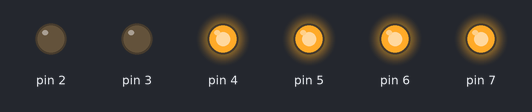
Recording of a sketch running on a simulated Arduino Uno, built with avr-gcc and run on an emulated ATmega328P. Parts: output pins drawn as LEDs (lit = HIGH). Pins used as bus, display or sensor lines are not drawn; what the sketch prints to the serial monitor is not drawn.

Above: at 5.0 s.
At 15.0 s:
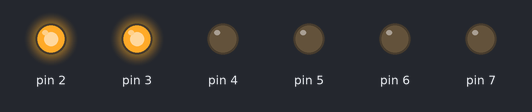
Timing chart, 0 to 26.0 s (numbered marks = the images above):
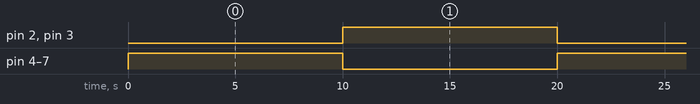

The sketch:

direct_ports_bindings.ino
```cpp
unsigned int LoopCounter;

template <typename T>
Print& operator<<(Print& printer, T value)
{
    printer.print(value);
    return printer;
}

void setup() {
  Serial.begin(9600);
  DDRD = B11111111;
}

void loop() {
  LoopCounter++;
  Serial << "Starting loop #" << LoopCounter << '\n';
  PORTD = B11110000; // digital 4~7 HIGH, digital 3~0 LOW
  delay(10000);
  PORTD = B00001111; // digital 4~7 LOW, digital 3~0 HIGH
  delay(10000);

}
```

Measured:
- by itself, pin 2–7: alternates HIGH for 10.0 s and LOW for 10.0 s
